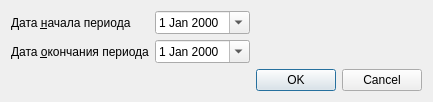
<?xml version="1.0" encoding="UTF-8"?>
<ui version="4.0">
 <class>ReportTakenClientMonitoring</class>
 <widget class="QDialog" name="ReportTakenClientMonitoring">
  <property name="geometry">
   <rect>
    <x>0</x>
    <y>0</y>
    <width>398</width>
    <height>93</height>
   </rect>
  </property>
  <property name="windowTitle">
   <string>Dialog</string>
  </property>
  <layout class="QGridLayout" name="gridLayout">
   <item row="1" column="0">
    <widget class="QLabel" name="lblEndDate">
     <property name="text">
      <string>Дата &amp;окончания периода</string>
     </property>
     <property name="buddy">
      <cstring>edtEndDate</cstring>
     </property>
    </widget>
   </item>
   <item row="1" column="1">
    <widget class="CDateEdit" name="edtEndDate">
     <property name="calendarPopup">
      <bool>true</bool>
     </property>
    </widget>
   </item>
   <item row="0" column="0">
    <widget class="QLabel" name="lblBegDate">
     <property name="text">
      <string>Дата &amp;начала периода</string>
     </property>
     <property name="buddy">
      <cstring>edtBegDate</cstring>
     </property>
    </widget>
   </item>
   <item row="0" column="1">
    <widget class="CDateEdit" name="edtBegDate">
     <property name="calendarPopup">
      <bool>true</bool>
     </property>
    </widget>
   </item>
   <item row="0" column="2">
    <spacer name="horizontalSpacer">
     <property name="orientation">
      <enum>Qt::Horizontal</enum>
     </property>
     <property name="sizeHint" stdset="0">
      <size>
       <width>40</width>
       <height>20</height>
      </size>
     </property>
    </spacer>
   </item>
   <item row="2" column="2">
    <widget class="QDialogButtonBox" name="buttonBox">
     <property name="orientation">
      <enum>Qt::Horizontal</enum>
     </property>
     <property name="standardButtons">
      <set>QDialogButtonBox::Cancel|QDialogButtonBox::Ok</set>
     </property>
    </widget>
   </item>
  </layout>
 </widget>
 <customwidgets>
  <customwidget>
   <class>CDateEdit</class>
   <extends>QDateEdit</extends>
   <header>library/DateEdit</header>
  </customwidget>
 </customwidgets>
 <resources/>
 <connections>
  <connection>
   <sender>buttonBox</sender>
   <signal>accepted()</signal>
   <receiver>ReportTakenClientMonitoring</receiver>
   <slot>accept()</slot>
   <hints>
    <hint type="sourcelabel">
     <x>248</x>
     <y>254</y>
    </hint>
    <hint type="destinationlabel">
     <x>157</x>
     <y>274</y>
    </hint>
   </hints>
  </connection>
  <connection>
   <sender>buttonBox</sender>
   <signal>rejected()</signal>
   <receiver>ReportTakenClientMonitoring</receiver>
   <slot>reject()</slot>
   <hints>
    <hint type="sourcelabel">
     <x>316</x>
     <y>260</y>
    </hint>
    <hint type="destinationlabel">
     <x>286</x>
     <y>274</y>
    </hint>
   </hints>
  </connection>
 </connections>
</ui>
